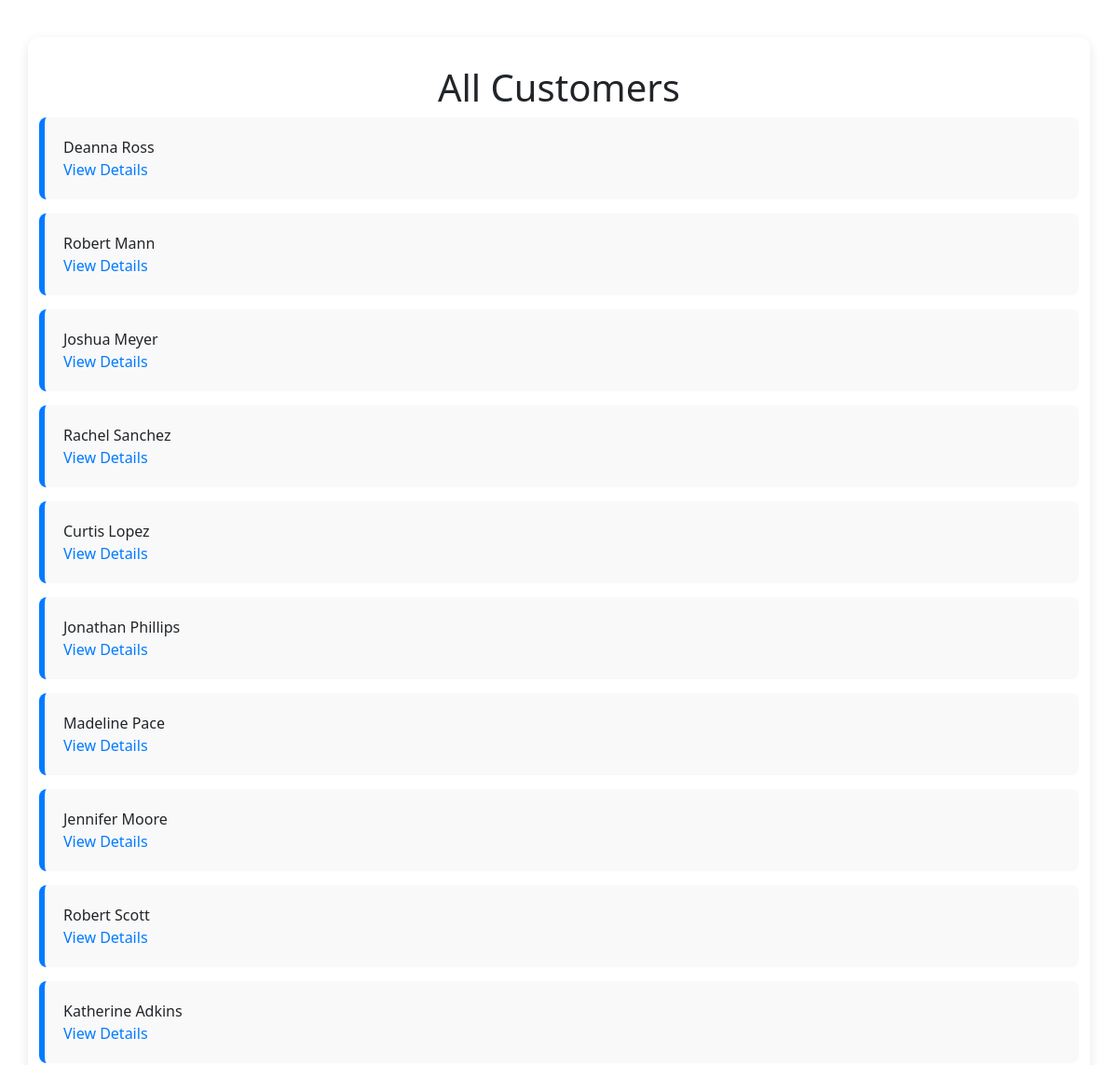
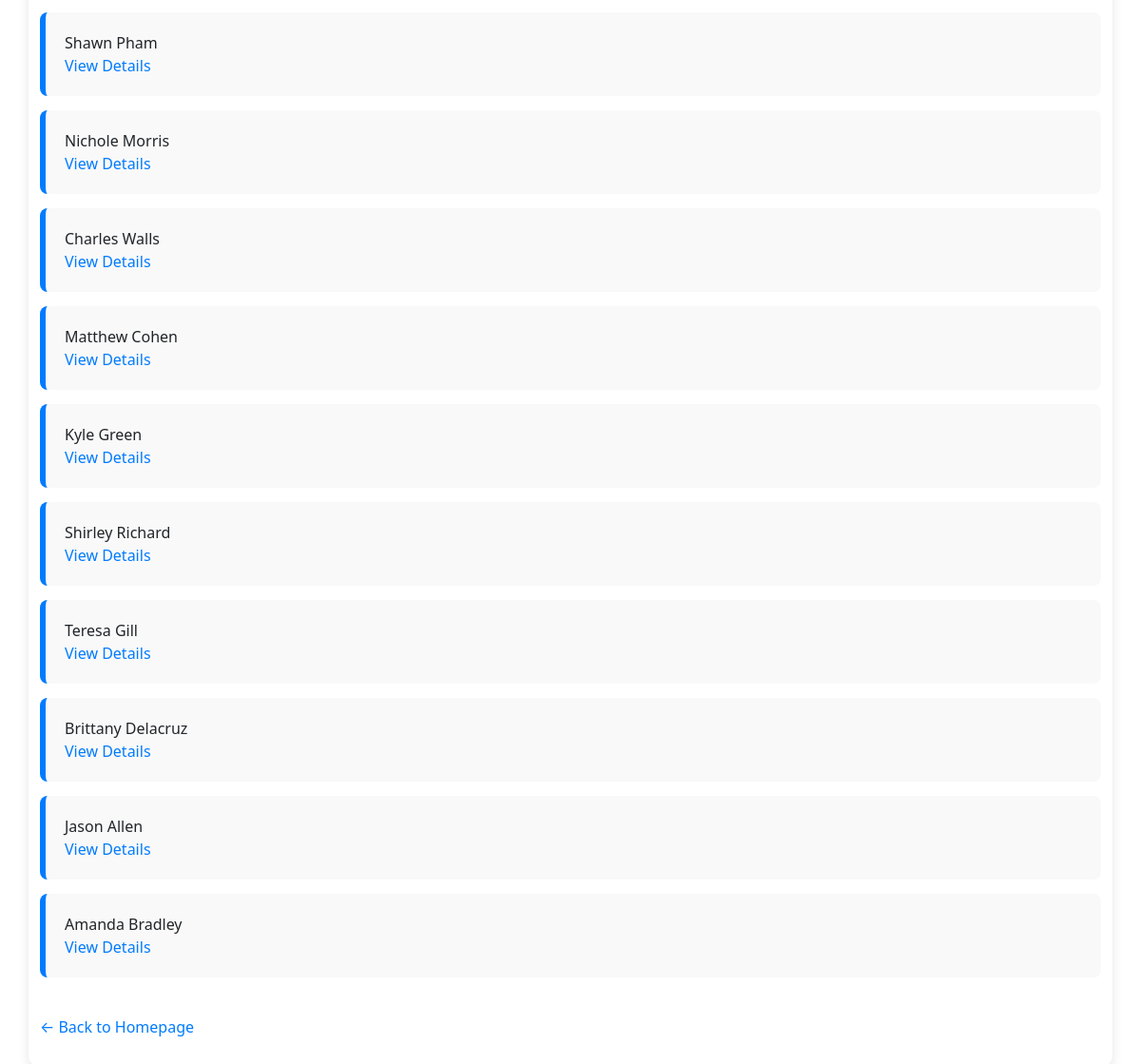
Page /customers on the committed database (2 pictures, top to bottom).
### model.py (models this page shows, shortened)
class Customer(db.Model):
    __tablename__ = "customers"
    id = mapped_column(Integer, primary_key=True, autoincrement=True)
    name = mapped_column(String)
    phone = mapped_column(String)
    order = relationship("Order", back_populates="customer")

### app.py (the view)
@app.route("/customers")
def show_customers():
    customers = db.session.execute(db.select(Customer)).scalars()
    return render_template("customers.html", data = customers )

### templates/customers.html (shortened to what this page needs)
{% extends "base.html" %}
{% block content %}
    <h1>All Customers</h1>
    <ul class="customers-list">
        {% for customer in data %}
        <li>
            <div class="customer-info">
                <span class="customer-name">{{ customer.name }}</span>
            </div>
            <a class="customer-link" href="{{ url_for('customer_detail', id=customer.id) }}">
                View Details
            </a>
        </li>
        {% endfor %}
    </ul>
    <br>
    <a class="customer-link" href="{{ url_for('home') }}">← Back to Homepage</a>
{% endblock %}

### templates/base.html (shortened to what this page needs)
<!DOCTYPE html>
<html lang="en">
<head>
    <link rel="stylesheet" href="{{ url_for('static', filename='style.css') }}">
    <link href="https://cdn.jsdelivr.net/npm/bootstrap@5.3.3/dist/css/bootstrap.min.css" rel="stylesheet">
</head>
<body>
    <div class="container">
        {% block content %}{% endblock %}
    </div>
</body>
</html>

### static/style.css (style rules this page uses)
body { background-color: #a3a2a2; color: #333; font-family: "Segoe UI", Tahoma, Geneva, Verdana, sans-serif; margin: 0; padding: 0; min-height: 100vh; }
.container { background-color: #fff; padding: 30px; margin-top: 40px; margin-bottom: 40px; border-radius: 12px; box-shadow: 0 4px 12px rgba(0, 0, 0, 0.1); max-width: 800px; }
h1 { color: #222; font-weight: 600; text-align: center; margin-bottom: 30px; }
ul.customers-list { list-style: none; padding: 0; }
ul.customers-list li { background-color: #f9f9f9; border-left: 6px solid #007BFF; margin-bottom: 15px; padding: 20px; border-radius: 8px; }
.customer-info { display: flex; justify-content: space-between; flex-wrap: wrap; }
.customer-link { color: #007BFF; text-decoration: none; }

### rows in the picture
Customer: name "Deanna Ross"
Customer: name "Robert Mann"
Customer: name "Joshua Meyer"
Customer: name "Rachel Sanchez"
Customer: name "Curtis Lopez"
Customer: name "Jonathan Phillips"
Customer: name "Madeline Pace"
Customer: name "Jennifer Moore"
Customer: name "Robert Scott"
Customer: name "Katherine Adkins"
Customer: name "Shawn Pham"
Customer: name "Nichole Morris"
Customer: name "Charles Walls"
Customer: name "Matthew Cohen"
Customer: name "Kyle Green"
Customer: name "Shirley Richard"
Customer: name "Teresa Gill"
Customer: name "Brittany Delacruz"
Customer: name "Jason Allen"
Customer: name "Amanda Bradley"
